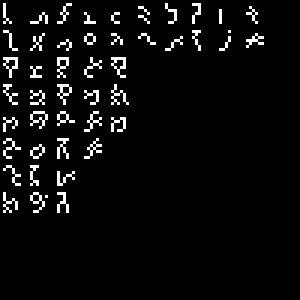
#> input picture assets/font_and_glyphs/glyph_gen.bmp, 100 x 100 px (shown 3 times larger)
$ python glyphify.py glyph_gen.bmp
#> lines starting #> are read from the running program, lines starting #| are printed output that depends on the picture; after the words box and inside, x2 and y2 are one past the last pixel; in counts of white or black regions, pixels touching at a corner belong together
import sys
from PIL import Image
import numpy as np
import re

# This is an example text\nwhich i will now rewrite using\nonly the available glyphs\nand also the combinators

# this is very inefficiently implemented, jsut want to make sure the order is right

# order of appliance
# 1. substitute the missing letters
# -> groupings in those substitutions immediately get grouped
# 2. 3 letter substiutions, will not be replaced for groupings from step 1
# 3. group the rest strictly from left to right.

if len(sys.argv) < 2:
    print('usage: scriptify.py <text>')
    exit()

text = ' '.join(sys.argv[1:]).lower()

#with open('genesis.txt.txt') as g:
#    text = g.read().lower()

text = text.replace('\n', '\\')

text = text.replace(':', '').replace(',', '').replace('.', '').replace(';', '').replace(':', '').replace('"', '');

text = text.replace('q', 'c').replace('qu', '[CW]').replace('ck', 'c').replace('k', 'c').replace('v', 'w') \
           .replace('z', 's').replace('x', '[CS]').replace('y', 'i')

text = text.replace('cs', '[CS]').replace('cw', '[CW]')

text = text.replace('the', '[THE]').replace('and', '[AND]').replace('ing', '[ING]')

out = ''

for c in text:
    out += c
    out = out.replace('th', '[TH]').replace('te', '[TE]').replace('in', '[IN]') \
             .replace('er', '[ER]').replace('re', '[RE]').replace('an', '[AN]') \
             .replace('ed', '[ED]').replace('nd', '[ND]').replace('on', '[ON]') \
             .replace('en', '[EN]').replace('rt', '[RT]').replace('ou', '[OU]') \
             .replace('ha', '[HA]').replace('to', '[TO]').replace('or', '[OR]') \
             .replace('it', '[IT]').replace('is', '[IS]').replace('hi', '[HI]') \
             .replace('es', '[ES]').replace('ng', '[NG]')

print(out)

with Image.open('glyph_gen.bmp') as glyph_img:
#> glyph_img is the input picture: PIL image 100x100 RGB; min 0, max 255, mean 12.2
    glyphs = np.array(glyph_img)

glyphs_pos = {
    'a': (0, 0), 'b': (1, 0), 'c': (2, 0), 'd': (3, 0), 'e': (4, 0),
    'f': (5, 0), 'g': (6, 0), 'h': (7, 0), 'i': (8, 0), 'j': (9, 0),
    'l': (0, 1), 'm': (1, 1), 'n': (2, 1), 'o': (3, 1), 'p': (4, 1),
    'r': (5, 1), 's': (6, 1), 't': (7, 1), 'u': (8, 1), 'w': (9, 1),
    '[TH]': (0, 2), '[TE]': (0, 3), '[IN]': (0, 4), '[ER]': (0, 5), '[RE]': (0, 6), '[AN]': (0, 7),
    '[ED]': (1, 2), '[ND]': (1, 3), '[ON]': (1, 4), '[EN]': (1, 5), '[AT]': (1, 6), '[OU]': (1, 7),
    '[HA]': (2, 2), '[TO]': (2, 3), '[OR]': (2, 4), '[IT]': (2, 5), '[IS]': (2, 6), '[HI]': (2, 7),
    '[ES]': (3, 2), '[NG]': (3, 3), '[CS]': (3, 4), '[CW]': (3, 5),
    '[THE]': (4, 2), '[AND]': (4, 3), '[ING]': (4, 4)
}

rows_len = re.sub(r'\[.*?\]', 'x', out).split('\\')

max_w = max([len(r) for r in rows_len])
h = len(rows_len)

outimg = np.zeros((h * 9 + 2, max_w * 9 + 2, 3), dtype=np.uint8)

x = 0
y = 0
mx = 0

for item in re.findall(r'\[[^\]]*\]|.', out):
    p = glyphs_pos.get(item)
    mdx = 0
    if item == '\\':
        mx = max(x, mx)
        x = 0
        y += 9
    else:
        if p is not None:
            for dx in range(9):
                for dy in range(9):
                    if sum(glyphs[p[1] * 9 + dy][p[0] * 9  + dx]) > 0:
                        mdx = dx
                    outimg[y + dy + 1,x + dx + 1,:] = glyphs[p[1] * 9  + dy,p[0] * 9  + dx,:]
        else:
            mdx = 3
        x += mdx + 1
#> after the loop, y = 0

mx = max(x, mx)
#> mx = 55

outimg = outimg[:,:mx+3]

print()

ascii_img = ''
ascii_opts = [' ', '▄', '▀', '█']

for y in range(0, outimg.shape[0]-1, 2):
    for x in range(outimg.shape[1]):
        ascii_img += ascii_opts[(outimg[y, x].max() > 0) * 2 + (outimg[y+1, x].max() > 0)]
    ascii_img += '\n'

print(ascii_img)

print()

discord_img = ''

for y in range(1, outimg.shape[0]-1):
    for x in range(outimg.shape[1]):
        discord_img += '⬛' if outimg[y, x].max() > 0 else '⬜'
    discord_img += '\n'

print(discord_img)

im = Image.fromarray(outimg, mode='RGB')
im.save('generated.png')

im.resize((im.width * 16, im.height * 16), resample=Image.Resampling.NEAREST).save('generated_x16.png')
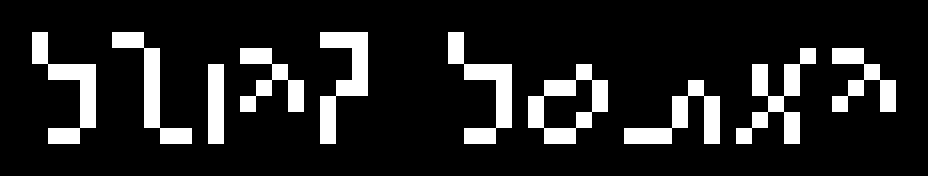
#> saved as generated_x16.png: PIL image 928x176 RGB; 13.6% white; 10 white regions, largest, box (x1, y1, x2, y2) and area: (32, 32, 96, 144) 2560, (320, 32, 368, 144) 2560, (448, 32, 512, 144) 2560

$ run again, with assets/font_and_glyphs/aeonetica_font.png saved as assets/font_and_glyphs/glyph_gen.bmp
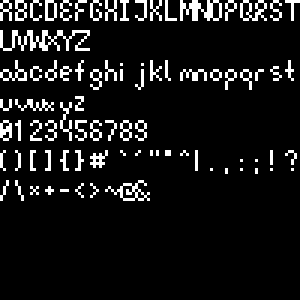
#> input picture assets/font_and_glyphs/aeonetica_font.png, 100 x 100 px (shown 3 times larger)
#> glyph_img is the input picture: PIL image 100x100 RGB; 9% white in thin lines or dots, all inside (x1, y1, x2, y2) = (0, 0, 100, 67)
#> after the loop `for item in re.findall(r'\[[^\]]*\]|.', out):`: y = 0
#> mx = 78
#> `im.resize((im.width * 16, im.height * 16), resample=Image.Resampling.N..`:
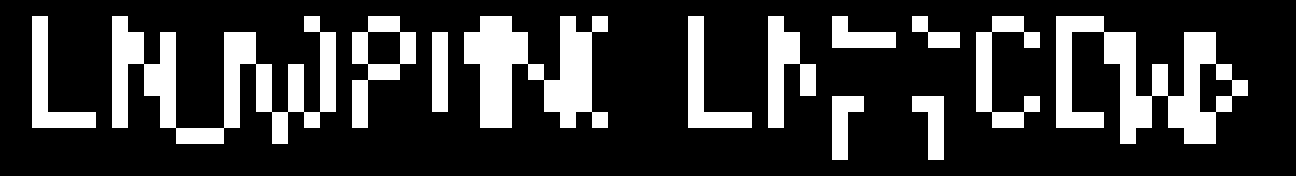
#> saved as generated_x16.png: PIL image 1296x176 RGB; 21.8% white; 13 white regions, largest, box (x1, y1, x2, y2) and area: (112, 16, 336, 144) 11008, (1056, 16, 1248, 144) 10240, (464, 16, 608, 128) 8960
